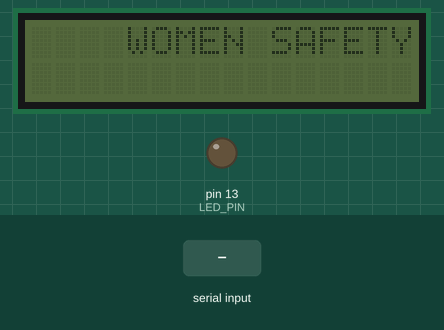
Bench run of a sketch on a simulated Arduino Uno, built with avr-gcc and run on an emulated ATmega328P. Parts: 16×2 character LCD, output pins drawn as LEDs (lit = HIGH). The inputs (shaded band) are chosen by the test bench. What the sketch prints to the serial monitor is not drawn.

Above: at 2.2 s.
2.3 s: "A" received over Serial
At 3.7 s:
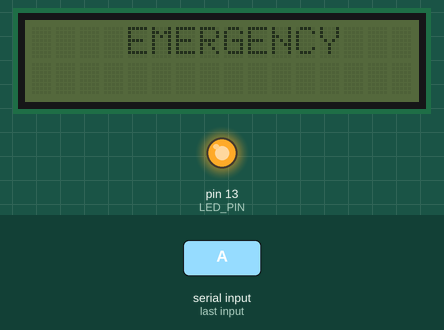
4.0 s: "B" received over Serial
At 5.1 s:
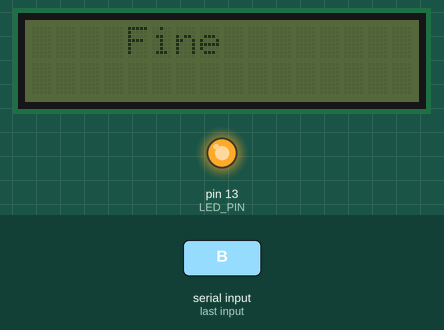
5.5 s: "C" received over Serial
At 6.0 s:
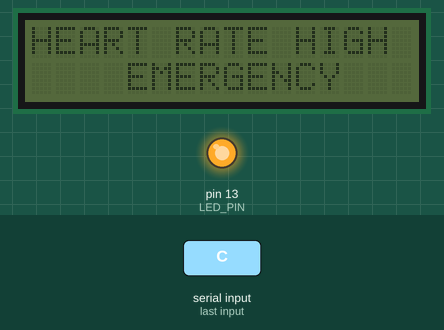
7.1 s: "D" received over Serial
At 7.8 s:
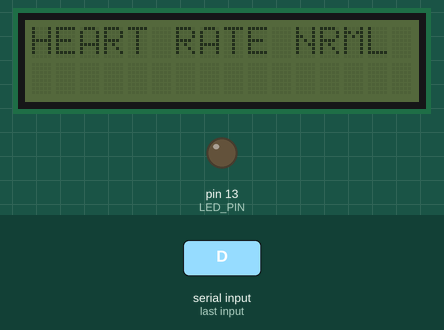
8.6 s: "E" received over Serial
At 9.6 s:
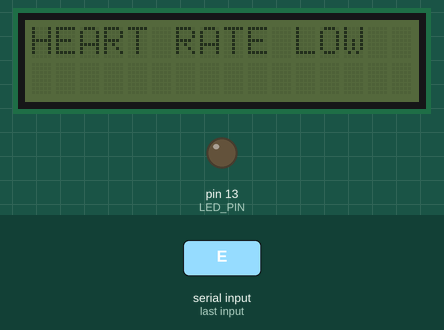
10.1 s: "F" received over Serial
At 11.3 s:
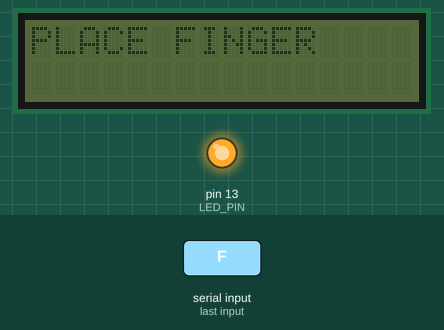
Timing chart, 0 to 12.6 s (numbered marks = the images above; inputs shaded):
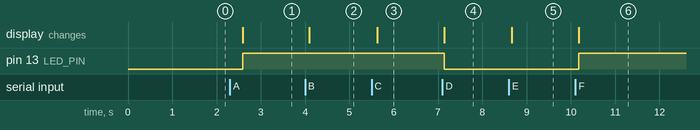

The sketch:

ITIOT02-RX.ino
```cpp
/********************HEADER FILES*******************************/

#include <Wire.h>
#include <LiquidCrystal_I2C.h>
LiquidCrystal_I2C lcd(0x20, 16, 2);
//#define BUZZER_PIN 5
#define LED_PIN 13

/***************************************************************/

void setup()
{
  Serial.begin(9600);
  //  pinMode(BUZZER_PIN, OUTPUT);
  pinMode(LED_PIN, OUTPUT);
  //  lcd.begin(16, 2);
  lcd.init();
  lcd.clear();
  lcd.setCursor(4, 0);
  lcd.print("WOMEN SAFETY");

  //  Serial.println("WELCOME");
  delay(1000);
}

void loop()
{
  while (Serial.available())
  {

    char inchar = Serial.read();
    Serial.println(inchar);

    switch (inchar)
    {
      case'A':
        lcd.clear();
        lcd.setCursor(4, 0);
        lcd.print("EMERGENCY");
        Serial.println("EMERGENCY");
        //        digitalWrite(BUZZER_PIN, HIGH);
        digitalWrite(LED_PIN, HIGH);
        break;

      case'B':
        lcd.clear();
        lcd.setCursor(4, 0);
        lcd.print("Fine");
        Serial.println("Fine");
        //        digitalWrite(LED_PIN, HIGH);
        break;

      case'C':
        lcd.clear();
        lcd.setCursor(0, 0);
        lcd.print("HEART RATE HIGH");
        lcd.setCursor(4, 1);
        lcd.print("EMERGENCY");
        Serial.println("EMERGENCY");
        digitalWrite(LED_PIN, HIGH);
        break;

      case'D':
        lcd.clear();
        lcd.setCursor(0, 0);
        lcd.print("HEART RATE NRML");
        Serial.println("HEAR RATE NORMAL");
        digitalWrite(LED_PIN, LOW);
        break;

      case'E':
        lcd.clear();
        lcd.setCursor(0, 0);
        lcd.print("HEART RATE LOW");
        Serial.println("HEART RATE LOW");
        digitalWrite(LED_PIN, LOW);
        break;

      case'F':
        lcd.clear();
        lcd.setCursor(0, 0);
        lcd.print("PLACE FINGER");
        Serial.println("PLACE FINGER");
        digitalWrite(LED_PIN, HIGH);
        break;

    }
  }
  delay(500);
}
```

Measured:
- after the input at 2.3 s, pin 13 (LED_PIN): LOW → HIGH after 0.29 s; the display: changes after 0.29 s (image 1)
- after the input at 4.0 s, the display: changes after 0.10 s (image 2)
- after the input at 5.5 s, the display: changes after 0.13 s (image 3)
- after the input at 7.1 s, pin 13 (LED_PIN): HIGH → LOW at once; the display: changes at once (image 4)
- after the input at 8.6 s, the display: changes after 0.06 s (image 5)
- after the input at 10.1 s, pin 13 (LED_PIN): LOW → HIGH after 0.07 s; the display: changes after 0.07 s (image 6)
